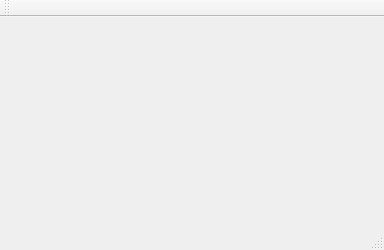
<?xml version="1.0" encoding="UTF-8"?>
<ui version="4.0">
 <class>HelloClass</class>
 <widget class="QMainWindow" name="HelloClass">
  <property name="geometry">
   <rect>
    <x>0</x>
    <y>0</y>
    <width>384</width>
    <height>250</height>
   </rect>
  </property>
  <property name="windowTitle">
   <string>Hello</string>
  </property>
  <widget class="QWidget" name="centralWidget"/>
  <widget class="QMenuBar" name="menuBar">
   <property name="geometry">
    <rect>
     <x>0</x>
     <y>0</y>
     <width>384</width>
     <height>22</height>
    </rect>
   </property>
  </widget>
  <widget class="QToolBar" name="mainToolBar">
   <attribute name="toolBarArea">
    <enum>TopToolBarArea</enum>
   </attribute>
   <attribute name="toolBarBreak">
    <bool>false</bool>
   </attribute>
  </widget>
  <widget class="QStatusBar" name="statusBar"/>
 </widget>
 <layoutdefault spacing="6" margin="11"/>
 <resources>
  <include location="Hello.qrc"/>
 </resources>
 <connections/>
</ui>
